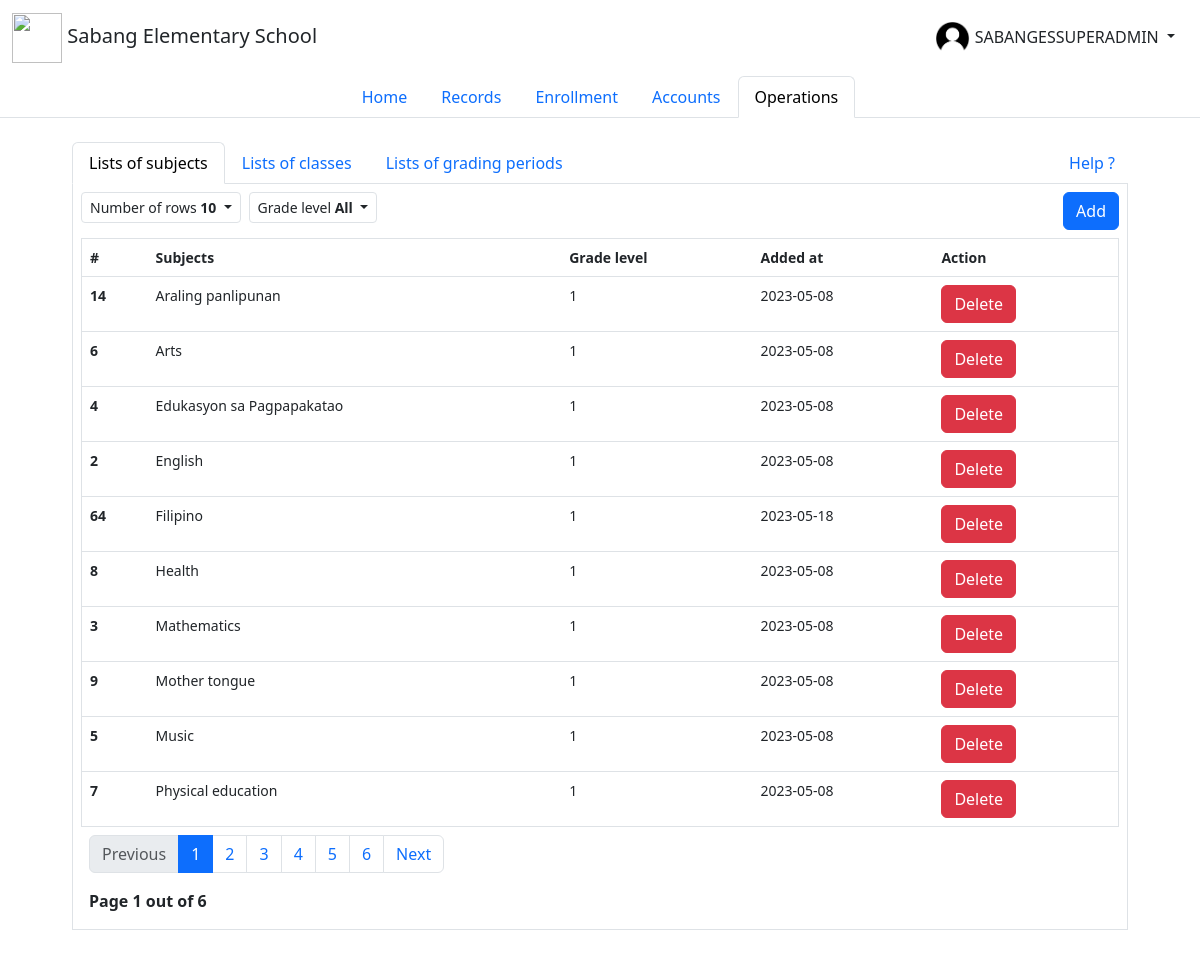
Screenshot of /operations_subjects.php (signed in) with the database file from the repository.
### tables this page shows
CREATE TABLE `operations_subjects_table` (
  `id` int(11) NOT NULL COMMENT 'Id',
  `added_at` date NOT NULL DEFAULT current_timestamp() COMMENT 'Subject added at',
  `updated_at` date NOT NULL COMMENT 'Subject updated at',
  `subject` text NOT NULL COMMENT 'Subject',
  `grade_level` varchar(255) NOT NULL COMMENT 'Available at grade levels',
  `quarter_1` tinyint(1) NOT NULL COMMENT 'First quarter',
  `quarter_2` tinyint(1) NOT NULL COMMENT 'Second quarter',
  `quarter_3` tinyint(1) NOT NULL COMMENT 'Third quarter',
  `quarter_4` tinyint(1) NOT NULL COMMENT 'Fourth quarter'
);

### classes/Database/dbh.class.php (called while the page is built)
<?php
class Dbh
{
    private $host = "localhost";
    private $user = "root";
    private $pwd = "";
    private $dbName = "sabanges_record_system";
    protected function connection()
    {
        $dsn = 'mysql:host=' . $this->host . ';dbname=' . $this->dbName;
        $conn = new PDO($dsn, $this->user, $this->pwd);
        $conn->setAttribute(PDO::ATTR_DEFAULT_FETCH_MODE, PDO::FETCH_ASSOC);
        return $conn;
    }
}

### classes/Models/subjects.class.php (called while the page is built, shortened)
<?php
include_once $_SERVER['DOCUMENT_ROOT'].'/sabanges/classes/Database/dbh.class.php';
class Subjects extends \Dbh{
    protected function index($level, $offset, $total_records_per_page){
        try {
            if (!empty($level)) {
                $sql = "SELECT * FROM `operations_subjects_table`
                WHERE `grade_level` = ?
                ORDER BY `grade_level` ASC, `subject` ASC
                LIMIT $offset, $total_records_per_page
                ;";
                $stmt = $this->connection()->prepare($sql);
                $stmt->execute([$level]);
                $results = $stmt->fetchAll();
                return $results;
            }
            else{
                $sql = "SELECT * FROM `operations_subjects_table`
                ORDER BY `grade_level` ASC, `subject` ASC
                LIMIT $offset, $total_records_per_page
                ;";
                $stmt = $this->connection()->prepare($sql);
                $stmt->execute();
                $results = $stmt->fetchAll();
                return $results;
            }
        } catch(PDOException $e) {
            echo "Error: " . $e->getMessage();
        }
    }
    protected function subjectsCount($level){
        try {
            if (!empty($level)) {
                $sql = "SELECT * FROM `operations_subjects_table` WHERE `grade_level` = ?;";
                $stmt = $this->connection()->prepare($sql);
                $stmt->execute([$level]);
                $results = $stmt->fetchAll();
                return $results;
            }else{
                $sql = "SELECT * FROM `operations_subjects_table`;";
                $stmt = $this->connection()->prepare($sql);
                $stmt->execute();
                $results = $stmt->fetchAll();
                return $results;
            }
        } catch(PDOException $e) {
            echo "Error: " . $e->getMessage();
        }
    }
}

### classes/Views/subjects.class.php (the view, shortened to what this page needs)
<?php
class SubjectsView extends \Models\Subjects{
    public function initIndex(){
        $rows = isset($_GET['row']) ? $_GET['row'] : '10';
        $page_no = isset($_GET['page_no']) ? $_GET['page_no'] : '1';
        $level = isset($_GET['level']) ? $_GET['level'] : "";
        $page_no = intval($page_no);
        $total_records_per_page = $rows;
        $offset = ($page_no - 1) * intval($total_records_per_page);
        $previous_page = $page_no - 1;
        $next_page = $page_no + 1;
        $result_count = $this->subjectsCount($level);
        $records = count($result_count);
        $total_no_page = ceil($records / intval($total_records_per_page));
        $results = $this->index($level, $offset, $total_records_per_page);
        ?>
        <table class="table table-hover border mb-0 mt-2 sections-table">
            <thead>
                <tr>
                    <th scope="col">#</th>
                    <th scope="col">Subjects</th>
                    <th scope="col">Grade level</th>
                    <th scope="col">Added at</th>
                    <th scope="col">Action</th>
                </tr>
            </thead>
            <tbody>
            <?php
            foreach ($results as $row) {
            ?>
                <tr>
                    <th scope="row"><?= $row['id'] ?></th>
                    <td><?= $row['subject'] ?></td>
                    <td><?= $row['grade_level'] ?></td>
                    <td><?= $row['added_at'] ?></td>
                    <td>
                        <form action="./includes/operations.inc.php" method="post" enctype="multipart/form-data">
                            <button type="submit" name="delete-subject" class="btn btn-danger">Delete </button>
                        </form>
                    </td>
                </tr>
            <?php
            }
            ?>
            </tbody>
        </table>
        <nav class="m-2">
            <ul class="pagination d-flex flex-wrap">
                <li class="page-item">
                    <a class="page-link previous-btn <?= $page_no <= 1 ? 'disabled' : '' ?>" href="?row=<?= $rows ?>&page_no=<?= $previous_page ?>&level=<?= $level ?>">Previous</a>
                </li>
                <?php for ($i=0; $i < $total_no_page; $i++) { ?>
                <li class="page-item">
                    <a class="page-link page-number <?= $page_no !== $i + 1 ? '' : 'active'?>" href="?row=<?= $rows ?>&page_no=<?= $i + 1 ?>&level=<?= $level ?>"><?= $i + 1?></a>
                </li>
                <?php } ?>
                <li class="page-item">
                    <a class="page-link next-btn <?= $page_no >= $total_no_page ? 'disabled' : '' ?>" href="?row=<?= $rows ?>&page_no=<?= $next_page ?>status=<?= $status ?>&level=<?= $level ?>">Next</a>
                </li>
            </ul>
            <span class="fw-semibold">Page <?= $page_no ?> out of <?= $total_no_page ?></span>
        </nav>
        <?php
    }
}

### styles/style.css (style rules this page uses)
:root { --nav-border: rgba(128, 128, 128, 0.226); --lightgrey: rgb(230, 230, 230); }
* { margin: 0; padding: 0; box-sizing: border-box; }
body { overflow-x: hidden; }
.table { font-size: 0.875rem; }

### rows the page displays
operations_subjects_table: id "14", subject "Araling panlipunan", grade_level "1", added_at "2023-05-08"
operations_subjects_table: id "6", subject "Arts", grade_level "1", added_at "2023-05-08"
operations_subjects_table: id "4", subject "Edukasyon sa Pagpapakatao", grade_level "1", added_at "2023-05-08"
operations_subjects_table: id "2", subject "English", grade_level "1", added_at "2023-05-08"
operations_subjects_table: id "64", subject "Filipino", grade_level "1", added_at "2023-05-18"
operations_subjects_table: id "8", subject "Health", grade_level "1", added_at "2023-05-08"
operations_subjects_table: id "3", subject "Mathematics", grade_level "1", added_at "2023-05-08"
operations_subjects_table: id "9", subject "Mother tongue", grade_level "1", added_at "2023-05-08"
operations_subjects_table: id "5", subject "Music", grade_level "1", added_at "2023-05-08"
operations_subjects_table: id "7", subject "Physical education", grade_level "1", added_at "2023-05-08"

### other values shown
$_SESSION['username'] "SABANGESSUPERADMIN"
$row "10"
$page_no "1"
$total_no_page "6"
